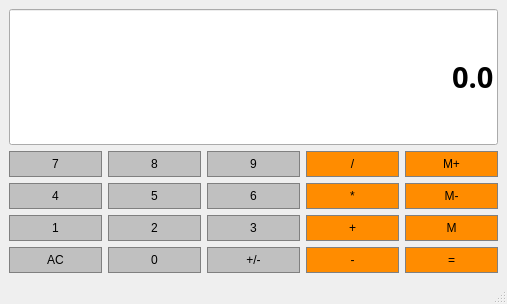
<?xml version="1.0" encoding="UTF-8"?>
<ui version="4.0">
 <class>Calculator</class>
 <widget class="QMainWindow" name="Calculator">
  <property name="geometry">
   <rect>
    <x>0</x>
    <y>0</y>
    <width>507</width>
    <height>304</height>
   </rect>
  </property>
  <property name="windowTitle">
   <string>Calculator</string>
  </property>
  <widget class="QWidget" name="centralwidget">
   <layout class="QGridLayout" name="gridLayout">
    <item row="1" column="1">
     <widget class="QPushButton" name="Button8">
      <property name="sizePolicy">
       <sizepolicy hsizetype="Preferred" vsizetype="Preferred">
        <horstretch>0</horstretch>
        <verstretch>0</verstretch>
       </sizepolicy>
      </property>
      <property name="styleSheet">
       <string notr="true">QPushButton{
	background-color: #C0C0C0;
	border: 1px solid gray;
	padding:  5px;
}

QPushButton:pressed{
	background-color: #A9A9A9;
	border: 1px solid gray;
	padding:  5px;
}
</string>
      </property>
      <property name="text">
       <string>8</string>
      </property>
     </widget>
    </item>
    <item row="2" column="3">
     <widget class="QPushButton" name="Multiply">
      <property name="sizePolicy">
       <sizepolicy hsizetype="Preferred" vsizetype="Preferred">
        <horstretch>0</horstretch>
        <verstretch>0</verstretch>
       </sizepolicy>
      </property>
      <property name="styleSheet">
       <string notr="true">QPushButton{
	background-color: #FF8C00;
	border: 1px solid gray;
	padding:  5px;
}

QPushButton:pressed{
	background-color: #A9A9A9;
	border: 1px solid gray;
	padding:  5px;
}
</string>
      </property>
      <property name="text">
       <string>*</string>
      </property>
     </widget>
    </item>
    <item row="3" column="2">
     <widget class="QPushButton" name="Button3">
      <property name="sizePolicy">
       <sizepolicy hsizetype="Preferred" vsizetype="Preferred">
        <horstretch>0</horstretch>
        <verstretch>0</verstretch>
       </sizepolicy>
      </property>
      <property name="styleSheet">
       <string notr="true">QPushButton{
	background-color: #C0C0C0;
	border: 1px solid gray;
	padding:  5px;
}

QPushButton:pressed{
	background-color: #A9A9A9;
	border: 1px solid gray;
	padding:  5px;
}
</string>
      </property>
      <property name="text">
       <string>3</string>
      </property>
     </widget>
    </item>
    <item row="2" column="1">
     <widget class="QPushButton" name="Button5">
      <property name="sizePolicy">
       <sizepolicy hsizetype="Preferred" vsizetype="Preferred">
        <horstretch>0</horstretch>
        <verstretch>0</verstretch>
       </sizepolicy>
      </property>
      <property name="styleSheet">
       <string notr="true">QPushButton{
	background-color: #C0C0C0;
	border: 1px solid gray;
	padding:  5px;
}

QPushButton:pressed{
	background-color: #A9A9A9;
	border: 1px solid gray;
	padding:  5px;
}
</string>
      </property>
      <property name="text">
       <string>5</string>
      </property>
     </widget>
    </item>
    <item row="4" column="0">
     <widget class="QPushButton" name="Clear">
      <property name="sizePolicy">
       <sizepolicy hsizetype="Preferred" vsizetype="Preferred">
        <horstretch>0</horstretch>
        <verstretch>0</verstretch>
       </sizepolicy>
      </property>
      <property name="styleSheet">
       <string notr="true">QPushButton{
	background-color: #C0C0C0;
	border: 1px solid gray;
	padding:  5px;
}

QPushButton:pressed{
	background-color: #A9A9A9;
	border: 1px solid gray;
	padding:  5px;
}
</string>
      </property>
      <property name="text">
       <string>AC</string>
      </property>
     </widget>
    </item>
    <item row="4" column="3">
     <widget class="QPushButton" name="Subtract">
      <property name="sizePolicy">
       <sizepolicy hsizetype="Preferred" vsizetype="Preferred">
        <horstretch>0</horstretch>
        <verstretch>0</verstretch>
       </sizepolicy>
      </property>
      <property name="styleSheet">
       <string notr="true">QPushButton{
	background-color: #FF8C00;
	border: 1px solid gray;
	padding:  5px;
}

QPushButton:pressed{
	background-color: #A9A9A9;
	border: 1px solid gray;
	padding:  5px;
}
</string>
      </property>
      <property name="text">
       <string>-</string>
      </property>
     </widget>
    </item>
    <item row="4" column="1">
     <widget class="QPushButton" name="Button0">
      <property name="sizePolicy">
       <sizepolicy hsizetype="Preferred" vsizetype="Preferred">
        <horstretch>0</horstretch>
        <verstretch>0</verstretch>
       </sizepolicy>
      </property>
      <property name="styleSheet">
       <string notr="true">QPushButton{
	background-color:  #C0C0C0;
	border: 1px solid gray;
	padding:  5px;
}

QPushButton:pressed{
	background-color: #A9A9A9;
	border: 1px solid gray;
	padding:  5px;
}
</string>
      </property>
      <property name="text">
       <string>0</string>
      </property>
     </widget>
    </item>
    <item row="1" column="4">
     <widget class="QPushButton" name="MemAdd">
      <property name="sizePolicy">
       <sizepolicy hsizetype="Preferred" vsizetype="Preferred">
        <horstretch>0</horstretch>
        <verstretch>0</verstretch>
       </sizepolicy>
      </property>
      <property name="styleSheet">
       <string notr="true">QPushButton{
	background-color: #FF8C00;
	border: 1px solid gray;
	padding:  5px;
}

QPushButton:pressed{
	background-color: #A9A9A9;
	border: 1px solid gray;
	padding:  5px;
}
</string>
      </property>
      <property name="text">
       <string>M+</string>
      </property>
     </widget>
    </item>
    <item row="2" column="2">
     <widget class="QPushButton" name="Button6">
      <property name="sizePolicy">
       <sizepolicy hsizetype="Preferred" vsizetype="Preferred">
        <horstretch>0</horstretch>
        <verstretch>0</verstretch>
       </sizepolicy>
      </property>
      <property name="styleSheet">
       <string notr="true">QPushButton{
	background-color: #C0C0C0;
	border: 1px solid gray;
	padding:  5px;
}

QPushButton:pressed{
	background-color: #A9A9A9;
	border: 1px solid gray;
	padding:  5px;
}
</string>
      </property>
      <property name="text">
       <string>6</string>
      </property>
     </widget>
    </item>
    <item row="1" column="0">
     <widget class="QPushButton" name="Button7">
      <property name="sizePolicy">
       <sizepolicy hsizetype="Preferred" vsizetype="Preferred">
        <horstretch>0</horstretch>
        <verstretch>0</verstretch>
       </sizepolicy>
      </property>
      <property name="styleSheet">
       <string notr="true">QPushButton{
	background-color: #C0C0C0;
	border: 1px solid gray;
	padding:  5px;
}

QPushButton:pressed{
	background-color: #A9A9A9;
	border: 1px solid gray;
	padding:  5px;
}
</string>
      </property>
      <property name="text">
       <string>7</string>
      </property>
     </widget>
    </item>
    <item row="3" column="3">
     <widget class="QPushButton" name="Add">
      <property name="sizePolicy">
       <sizepolicy hsizetype="Preferred" vsizetype="Preferred">
        <horstretch>0</horstretch>
        <verstretch>0</verstretch>
       </sizepolicy>
      </property>
      <property name="styleSheet">
       <string notr="true">QPushButton{
	background-color: #FF8C00;
	border: 1px solid gray;
	padding:  5px;
}

QPushButton:pressed{
	background-color: #A9A9A9;
	border: 1px solid gray;
	padding:  5px;
}
</string>
      </property>
      <property name="text">
       <string>+</string>
      </property>
     </widget>
    </item>
    <item row="4" column="2">
     <widget class="QPushButton" name="ChangeSign">
      <property name="sizePolicy">
       <sizepolicy hsizetype="Preferred" vsizetype="Preferred">
        <horstretch>0</horstretch>
        <verstretch>0</verstretch>
       </sizepolicy>
      </property>
      <property name="styleSheet">
       <string notr="true">QPushButton{
	background-color: #C0C0C0;
	border: 1px solid gray;
	padding:  5px;
}

QPushButton:pressed{
	background-color: #A9A9A9;
	border: 1px solid gray;
	padding:  5px;
}
</string>
      </property>
      <property name="text">
       <string>+/-</string>
      </property>
     </widget>
    </item>
    <item row="1" column="3">
     <widget class="QPushButton" name="Divide">
      <property name="sizePolicy">
       <sizepolicy hsizetype="Preferred" vsizetype="Preferred">
        <horstretch>0</horstretch>
        <verstretch>0</verstretch>
       </sizepolicy>
      </property>
      <property name="styleSheet">
       <string notr="true">QPushButton{
	background-color: #FF8C00;
	border: 1px solid gray;
	padding:  5px;
}

QPushButton:pressed{
	background-color: #A9A9A9;
	border: 1px solid gray;
	padding:  5px;
}
</string>
      </property>
      <property name="text">
       <string>/</string>
      </property>
     </widget>
    </item>
    <item row="2" column="0">
     <widget class="QPushButton" name="Button4">
      <property name="sizePolicy">
       <sizepolicy hsizetype="Preferred" vsizetype="Preferred">
        <horstretch>0</horstretch>
        <verstretch>0</verstretch>
       </sizepolicy>
      </property>
      <property name="styleSheet">
       <string notr="true">QPushButton{
	background-color: #C0C0C0;
	border: 1px solid gray;
	padding:  5px;
}

QPushButton:pressed{
	background-color: #A9A9A9;
	border: 1px solid gray;
	padding:  5px;
}
</string>
      </property>
      <property name="text">
       <string>4</string>
      </property>
     </widget>
    </item>
    <item row="1" column="2">
     <widget class="QPushButton" name="Button9">
      <property name="sizePolicy">
       <sizepolicy hsizetype="Preferred" vsizetype="Preferred">
        <horstretch>0</horstretch>
        <verstretch>0</verstretch>
       </sizepolicy>
      </property>
      <property name="styleSheet">
       <string notr="true">QPushButton{
	background-color: #C0C0C0;
	border: 1px solid gray;
	padding:  5px;
}

QPushButton:pressed{
	background-color: #A9A9A9;
	border: 1px solid gray;
	padding:  5px;
}
</string>
      </property>
      <property name="text">
       <string>9</string>
      </property>
     </widget>
    </item>
    <item row="4" column="4">
     <widget class="QPushButton" name="Equals">
      <property name="sizePolicy">
       <sizepolicy hsizetype="Preferred" vsizetype="Preferred">
        <horstretch>0</horstretch>
        <verstretch>0</verstretch>
       </sizepolicy>
      </property>
      <property name="styleSheet">
       <string notr="true">QPushButton{
	background-color: #FF8C00;
	border: 1px solid gray;
	padding:  5px;
}

QPushButton:pressed{
	background-color: #A9A9A9;
	border: 1px solid gray;
	padding:  5px;
}
</string>
      </property>
      <property name="text">
       <string>=</string>
      </property>
     </widget>
    </item>
    <item row="0" column="0" colspan="5">
     <widget class="QLineEdit" name="Display">
      <property name="sizePolicy">
       <sizepolicy hsizetype="Preferred" vsizetype="Expanding">
        <horstretch>0</horstretch>
        <verstretch>0</verstretch>
       </sizepolicy>
      </property>
      <property name="font">
       <font>
        <family>Ubuntu Condensed</family>
        <pointsize>22</pointsize>
        <bold>true</bold>
       </font>
      </property>
      <property name="styleSheet">
       <string notr="true">QLineEdit{
	background-color: gray;
	border: 1px solid gray;
	color: ffffff:
}
</string>
      </property>
      <property name="text">
       <string>0.0</string>
      </property>
      <property name="alignment">
       <set>Qt::AlignRight|Qt::AlignTrailing|Qt::AlignVCenter</set>
      </property>
     </widget>
    </item>
    <item row="2" column="4">
     <widget class="QPushButton" name="MemClear">
      <property name="sizePolicy">
       <sizepolicy hsizetype="Preferred" vsizetype="Preferred">
        <horstretch>0</horstretch>
        <verstretch>0</verstretch>
       </sizepolicy>
      </property>
      <property name="styleSheet">
       <string notr="true">QPushButton{
	background-color: #FF8C00;
	border: 1px solid gray;
	padding:  5px;
}

QPushButton:pressed{
	background-color: #A9A9A9;
	border: 1px solid gray;
	padding:  5px;
}
</string>
      </property>
      <property name="text">
       <string>M-</string>
      </property>
     </widget>
    </item>
    <item row="3" column="4">
     <widget class="QPushButton" name="MemGet">
      <property name="sizePolicy">
       <sizepolicy hsizetype="Preferred" vsizetype="Preferred">
        <horstretch>0</horstretch>
        <verstretch>0</verstretch>
       </sizepolicy>
      </property>
      <property name="styleSheet">
       <string notr="true">QPushButton{
	background-color: #FF8C00;
	border: 1px solid gray;
	padding:  5px;
}

QPushButton:pressed{
	background-color: #A9A9A9;
	border: 1px solid gray;
	padding:  5px;
}
</string>
      </property>
      <property name="text">
       <string>M</string>
      </property>
     </widget>
    </item>
    <item row="3" column="0">
     <widget class="QPushButton" name="Button1">
      <property name="sizePolicy">
       <sizepolicy hsizetype="Preferred" vsizetype="Preferred">
        <horstretch>0</horstretch>
        <verstretch>0</verstretch>
       </sizepolicy>
      </property>
      <property name="styleSheet">
       <string notr="true">QPushButton{
	background-color: #C0C0C0;
	border: 1px solid gray;
	padding:  5px;
}

QPushButton:pressed{
	background-color: #A9A9A9;
	border: 1px solid gray;
	padding:  5px;
}
</string>
      </property>
      <property name="text">
       <string>1</string>
      </property>
     </widget>
    </item>
    <item row="3" column="1">
     <widget class="QPushButton" name="Button2">
      <property name="sizePolicy">
       <sizepolicy hsizetype="Preferred" vsizetype="Preferred">
        <horstretch>0</horstretch>
        <verstretch>0</verstretch>
       </sizepolicy>
      </property>
      <property name="styleSheet">
       <string notr="true">QPushButton{
	background-color: #C0C0C0;
	border: 1px solid gray;
	padding:  5px;
}

QPushButton:pressed{
	background-color: #A9A9A9;
	border: 1px solid gray;
	padding:  5px;
}
</string>
      </property>
      <property name="text">
       <string>2</string>
      </property>
     </widget>
    </item>
   </layout>
  </widget>
  <widget class="QMenuBar" name="menubar">
   <property name="geometry">
    <rect>
     <x>0</x>
     <y>0</y>
     <width>507</width>
     <height>22</height>
    </rect>
   </property>
  </widget>
  <widget class="QStatusBar" name="statusbar"/>
 </widget>
 <resources/>
 <connections/>
</ui>
